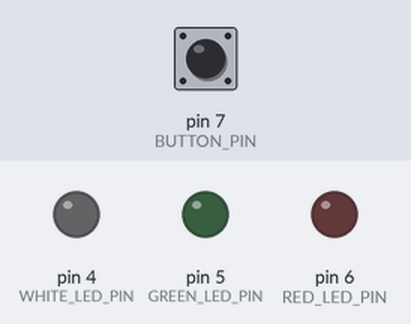
The sketch below on a simulated Arduino Uno, built with avr-gcc and run on an emulated ATmega328P. Parts: output pins drawn as LEDs (lit = HIGH). The inputs (shaded band) are chosen by the test bench; at power-on: pin 7 (BUTTON_PIN) HIGH.

Above: at 1.2 s.
1.3 s: pin 7 (BUTTON_PIN) pulled LOW for 0.15 s
At 2.3 s:
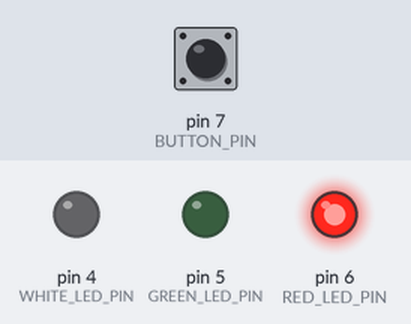
At 12.3 s:
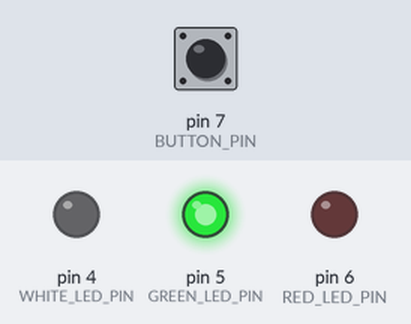
Timing chart, 0 to 22.8 s (numbered marks = the images above; inputs shaded):
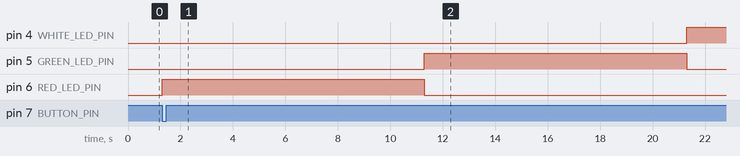

Measured:
- after the input at 1.3 s, pin 4 (WHITE_LED_PIN): LOW → HIGH after 20.0 s; pin 5 (GREEN_LED_PIN): LOW → HIGH after 10.0 s, → LOW 10.0 s later; pin 6 (RED_LED_PIN): LOW → HIGH at once, → LOW 10.0 s later

The sketch:

butonluled.ino
```cpp
const int BUTTON_PIN = 7;
const int RED_LED_PIN = 6;
const int GREEN_LED_PIN = 5;
const int WHITE_LED_PIN = 4;
int state = 0;

void setup() {
  pinMode(RED_LED_PIN, OUTPUT);
  pinMode(GREEN_LED_PIN, OUTPUT);
  pinMode(WHITE_LED_PIN, OUTPUT);
  pinMode(BUTTON_PIN, INPUT_PULLUP);
  Serial.begin(9600);
}

void loop() {
  state = digitalRead(BUTTON_PIN);
  if(state == LOW) {
    digitalWrite(RED_LED_PIN, HIGH);
    delay(10000);
    digitalWrite(RED_LED_PIN, LOW);
    digitalWrite(GREEN_LED_PIN, HIGH);
    delay(10000);
    digitalWrite(GREEN_LED_PIN, LOW);
    digitalWrite(WHITE_LED_PIN, HIGH);
    delay(10000);

  } else {
    digitalWrite(RED_LED_PIN, LOW);
    digitalWrite(GREEN_LED_PIN, LOW);
    digitalWrite(WHITE_LED_PIN, LOW);
   }
}
```
